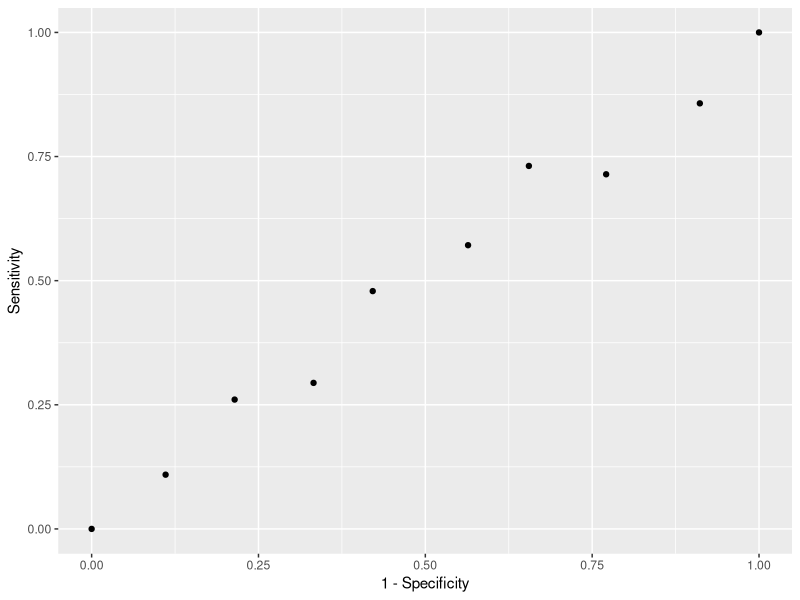
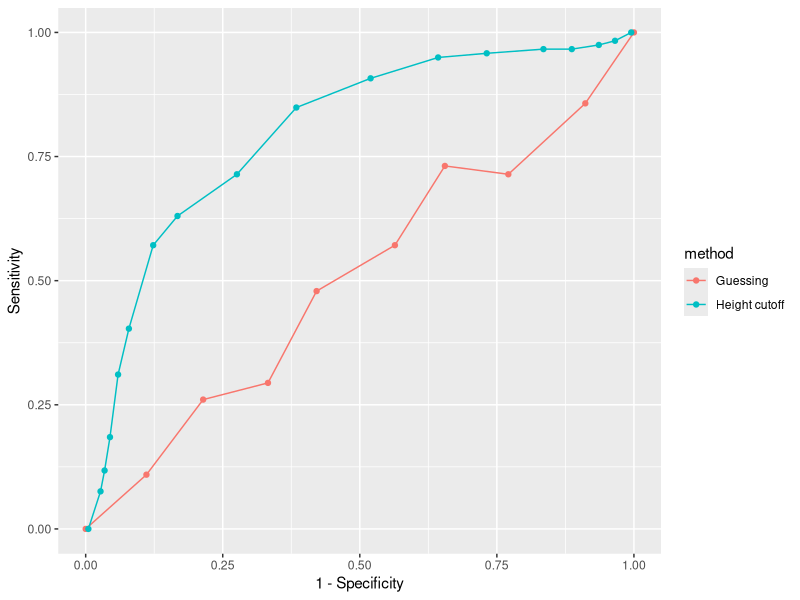
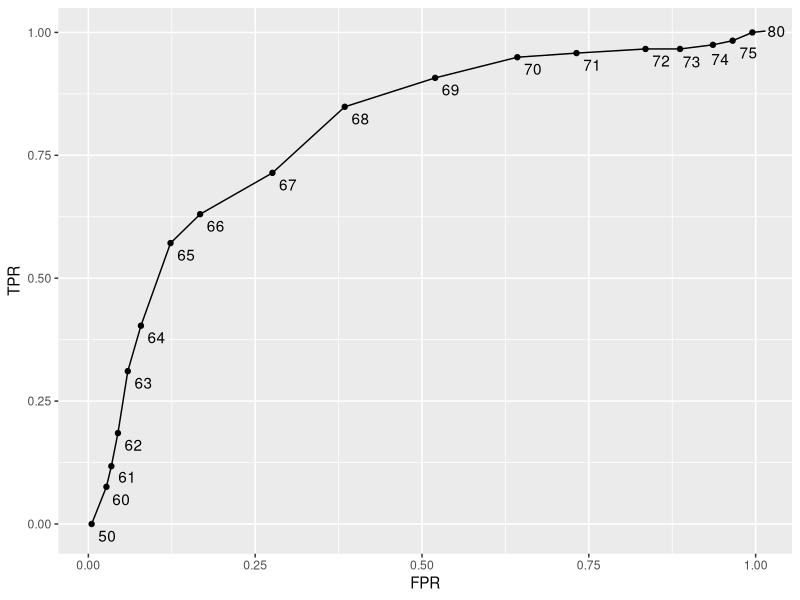
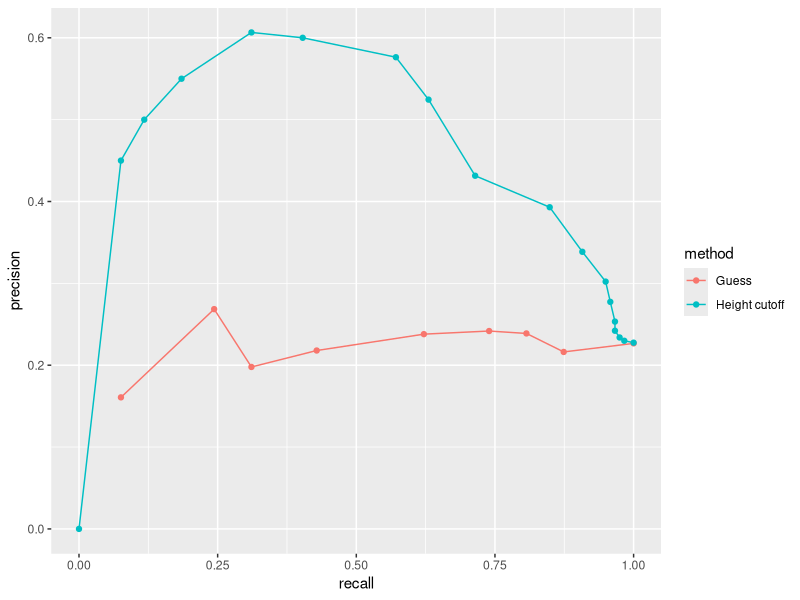
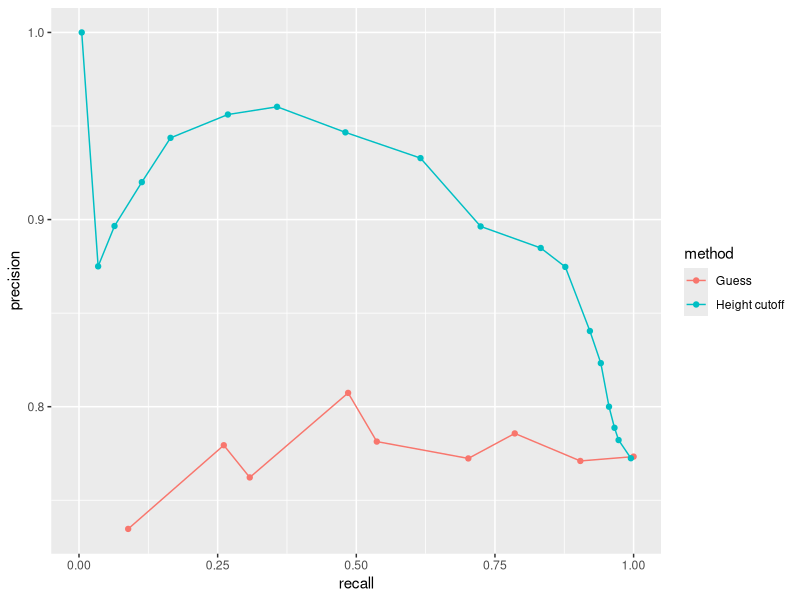

Write the R code that produced these figures, in order.
library(tidyverse)
library(caret)
library(dslabs)
data(heights)

y <- heights$sex
x <- heights$height

# generate training and test sets
set.seed(2007)
test_index <- createDataPartition(y, times = 1, p = 0.5, list = FALSE)
test_set <- heights[test_index, ]
train_set <- heights[-test_index, ]


p <- 0.9
n <- length(test_index)
y_hat <- sample(c("Male", "Female"), n, replace = TRUE, prob=c(p, 1-p)) %>% 
  factor(levels = levels(test_set$sex))
mean(y_hat == test_set$sex)

# ROC curve
probs <- seq(0, 1, length.out = 10)
guessing <- map_df(probs, function(p){
  y_hat <- 
    sample(c("Male", "Female"), n, replace = TRUE, prob=c(p, 1-p)) %>% 
    factor(levels = c("Female", "Male"))
  list(method = "Guessing",
       FPR = 1 - specificity(y_hat, test_set$sex),
       TPR = sensitivity(y_hat, test_set$sex))
})
guessing %>% qplot(FPR, TPR, data =., xlab = "1 - Specificity", ylab = "Sensitivity")

cutoffs <- c(50, seq(60, 75), 80)
height_cutoff <- map_df(cutoffs, function(x){
  y_hat <- ifelse(test_set$height > x, "Male", "Female") %>% 
    factor(levels = c("Female", "Male"))
  list(method = "Height cutoff",
       FPR = 1-specificity(y_hat, test_set$sex),
       TPR = sensitivity(y_hat, test_set$sex))
})

# plot both curves together
bind_rows(guessing, height_cutoff) %>%
  ggplot(aes(FPR, TPR, color = method)) +
  geom_line() +
  geom_point() +
  xlab("1 - Specificity") +
  ylab("Sensitivity")

library(ggrepel)
map_df(cutoffs, function(x){
  y_hat <- ifelse(test_set$height > x, "Male", "Female") %>% 
    factor(levels = c("Female", "Male"))
  list(method = "Height cutoff",
       cutoff = x, 
       FPR = 1-specificity(y_hat, test_set$sex),
       TPR = sensitivity(y_hat, test_set$sex))
}) %>%
  ggplot(aes(FPR, TPR, label = cutoff)) +
  geom_line() +
  geom_point() +
  geom_text_repel(nudge_x = 0.01, nudge_y = -0.01)

# plot precision against recall
guessing <- map_df(probs, function(p){
  y_hat <- sample(c("Male", "Female"), length(test_index), 
                  replace = TRUE, prob=c(p, 1-p)) %>% 
    factor(levels = c("Female", "Male"))
  list(method = "Guess",
       recall = sensitivity(y_hat, test_set$sex),
       precision = precision(y_hat, test_set$sex))
})

height_cutoff <- map_df(cutoffs, function(x){
  y_hat <- ifelse(test_set$height > x, "Male", "Female") %>% 
    factor(levels = c("Female", "Male"))
  list(method = "Height cutoff",
       recall = sensitivity(y_hat, test_set$sex),
       precision = precision(y_hat, test_set$sex))
})

bind_rows(guessing, height_cutoff) %>%
  ggplot(aes(recall, precision, color = method)) +
  geom_line() +
  geom_point()
guessing <- map_df(probs, function(p){
  y_hat <- sample(c("Male", "Female"), length(test_index), replace = TRUE, 
                  prob=c(p, 1-p)) %>% 
    factor(levels = c("Male", "Female"))
  list(method = "Guess",
       recall = sensitivity(y_hat, relevel(test_set$sex, "Male", "Female")),
       precision = precision(y_hat, relevel(test_set$sex, "Male", "Female")))
})

height_cutoff <- map_df(cutoffs, function(x){
  y_hat <- ifelse(test_set$height > x, "Male", "Female") %>% 
    factor(levels = c("Male", "Female"))
  list(method = "Height cutoff",
       recall = sensitivity(y_hat, relevel(test_set$sex, "Male", "Female")),
       precision = precision(y_hat, relevel(test_set$sex, "Male", "Female")))
})
bind_rows(guessing, height_cutoff) %>%
  ggplot(aes(recall, precision, color = method)) +
  geom_line() +
  geom_point()
